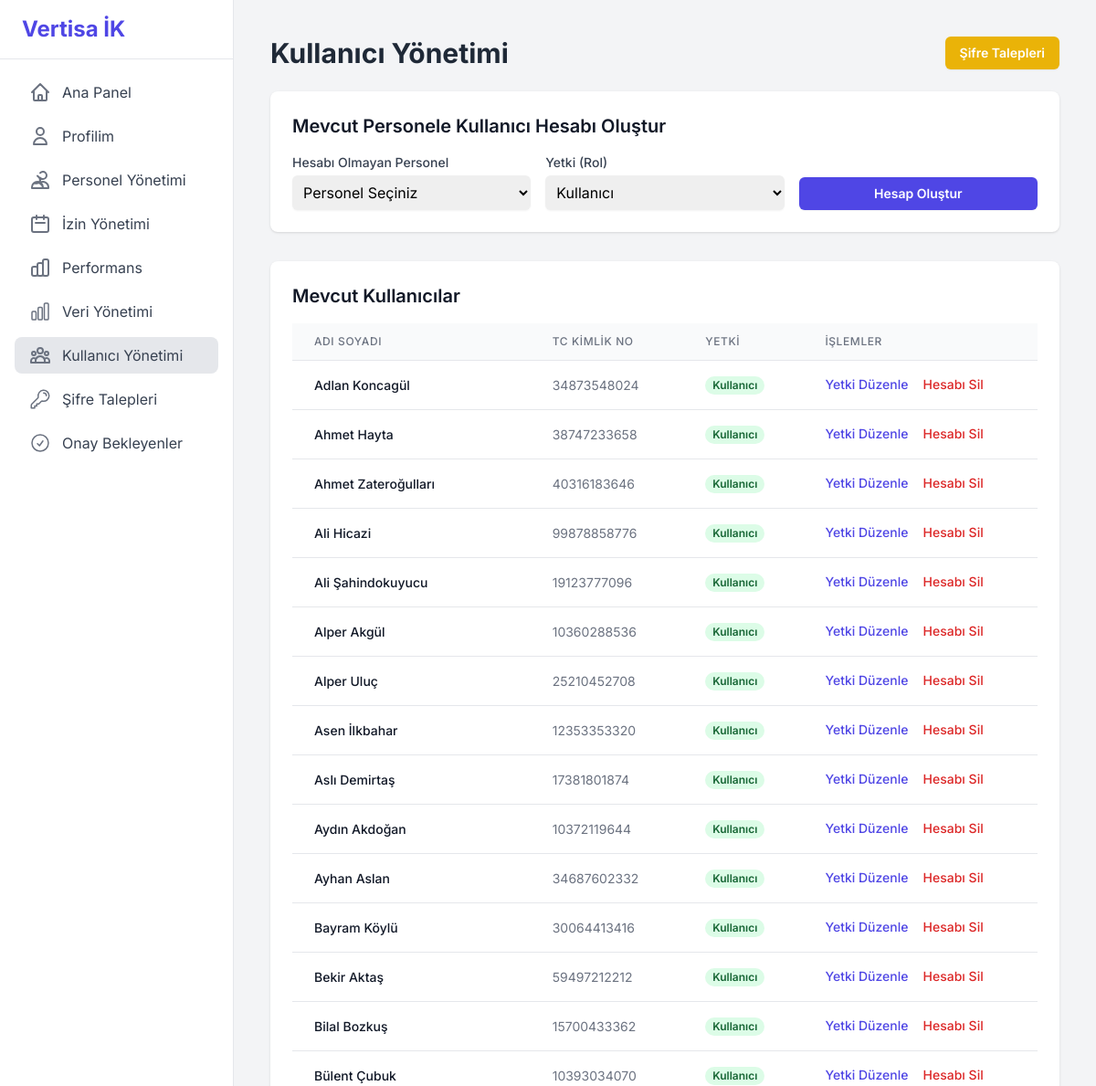
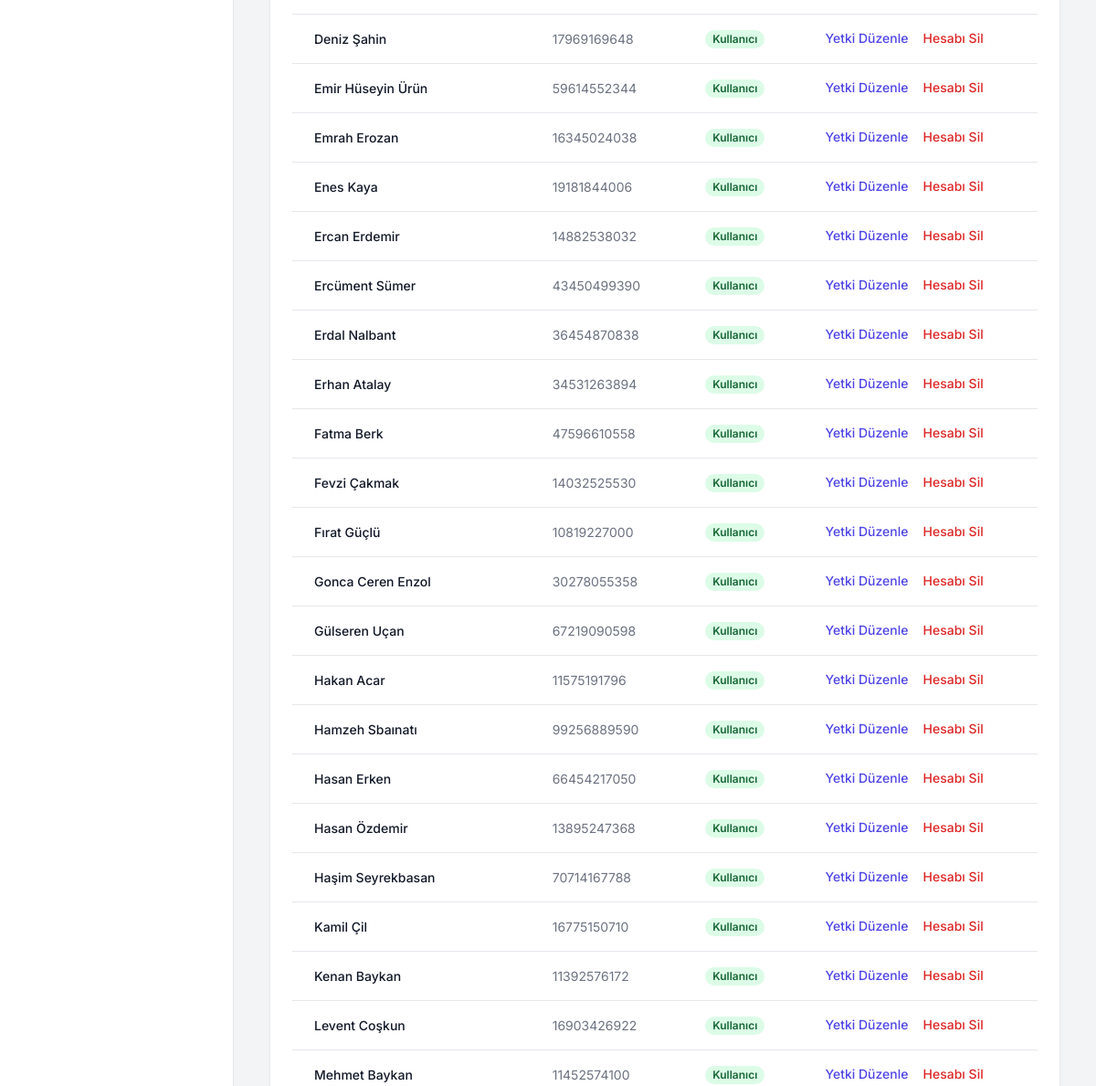
The app's page /admin/users (signed in, upper part), older data (2 pictures, top to bottom).
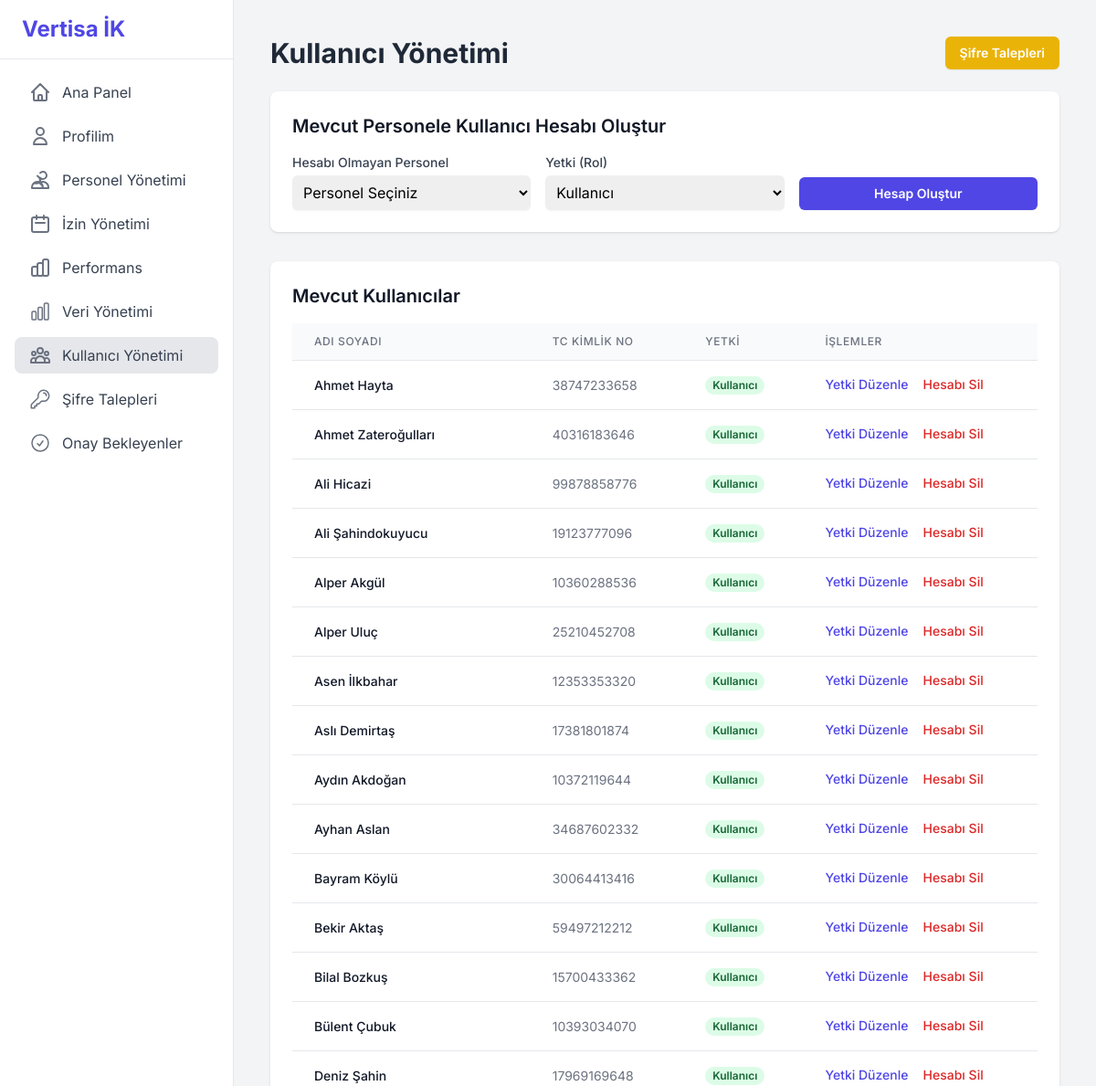
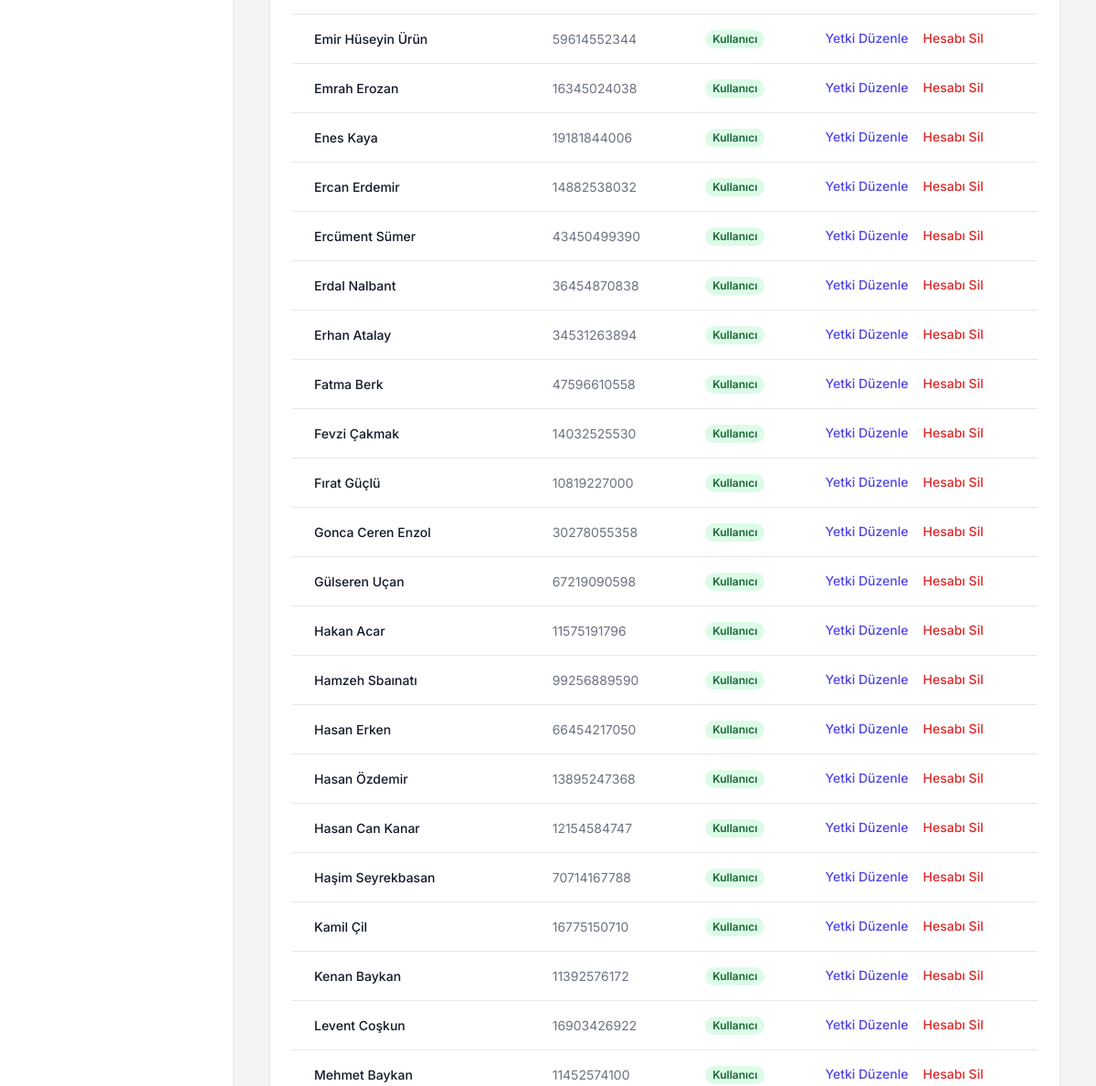
The same page, newer data (2 pictures, top to bottom).
### tables this page shows
CREATE TABLE kullanicilar (id INTEGER PRIMARY KEY AUTOINCREMENT, password TEXT NOT NULL,
    role TEXT NOT NULL DEFAULT "user", calisan_id INTEGER UNIQUE NOT NULL REFERENCES calisanlar(id) ON DELETE CASCADE);

CREATE TABLE calisanlar (
        id INTEGER PRIMARY KEY AUTOINCREMENT,
        ad TEXT NOT NULL,
        soyad TEXT NOT NULL,
        sicil_no TEXT,
        tc_kimlik TEXT UNIQUE NOT NULL,
        ise_baslama_tarihi TEXT,
        isten_cikis_tarihi TEXT,
        dogum_tarihi TEXT,
        cinsiyet TEXT,
        kan_grubu TEXT,
        tel TEXT,
        yakin_tel TEXT,
        adres TEXT,
        iban TEXT,
        egitim TEXT,
        ucreti TEXT,
        aciklama TEXT,
        yillik_izin_bakiye INTEGER NOT NULL DEFAULT 20,
        yaka_tipi TEXT,
        yonetici_id INTEGER REFERENCES calisanlar(id),
        sube_id INTEGER REFERENCES subeler(id),
        departman_id INTEGER REFERENCES departmanlar(id),
        gorev_id INTEGER REFERENCES gorevler(id),
        mail TEXT UNIQUE,
        onay_durumu TEXT NOT NULL DEFAULT 'Onaylandı',
        admin_notu TEXT
    );

### app/admin.py (the view)
@bp.route('/users')
@admin_required
def user_management():
    db = g.db
    requests_count = db.execute("SELECT COUNT(id) FROM sifre_sifirlama_talepleri WHERE durum = 'Beklemede'").fetchone()[0]
    users = db.execute("SELECT u.id, u.role, c.ad, c.soyad, c.tc_kimlik FROM kullanicilar u JOIN calisanlar c ON u.calisan_id = c.id ORDER BY c.ad, c.soyad").fetchall()
    unlinked_personnel = db.execute("SELECT id, ad, soyad, sicil_no FROM calisanlar WHERE id NOT IN (SELECT calisan_id FROM kullanicilar WHERE calisan_id IS NOT NULL) AND onay_durumu = 'Onaylandı'").fetchall()
    return render_template('user_management.html', users=users, password_requests_count=requests_count, unlinked_personnel=unlinked_personnel)

### app/auth.py (called while the page is built)
def admin_required(view):
    @wraps(view)
    def wrapped_view(**kwargs):
        if session.get('role') != 'admin':
            flash("Bu sayfaya erişim yetkiniz bulunmamaktadır.", "danger")
            return redirect(url_for('dashboard.index'))
        return view(**kwargs)
    return wrapped_view

### app/templates/user_management.html (shortened to what this page needs)
{% extends "base.html" %}
{% block content %}
<div class="flex justify-between items-center mb-6">
    <h1 class="text-3xl font-bold text-gray-800">Kullanıcı Yönetimi</h1>
    <a href="{{ url_for('admin.password_requests') }}" class="inline-flex items-center justify-center rounded-md bg-yellow-500 px-4 py-2 text-sm font-semibold text-white shadow-sm hover:bg-yellow-600">
        Şifre Talepleri
    </a>
</div>
<div class="bg-white rounded-lg shadow p-6 mb-8">
    <h2 class="text-xl font-semibold text-gray-900 mb-4">Mevcut Personele Kullanıcı Hesabı Oluştur</h2>
    <form action="{{ url_for('admin.add_user') }}" method="POST" class="grid grid-cols-1 md:grid-cols-3 gap-4 items-end">
        <div class="md:col-span-1">
            <label for="calisan_id" class="block text-sm font-medium text-gray-700">Hesabı Olmayan Personel</label>
            <select name="calisan_id" id="calisan_id" required class="mt-1 block w-full rounded-md border-gray-300 shadow-sm p-2">
                <option value="" disabled selected>Personel Seçiniz</option>
            </select>
        </div>
        <div class="md:col-span-1">
            <label for="role" class="block text-sm font-medium text-gray-700">Yetki (Rol)</label>
            <select name="role" id="role" class="mt-1 block w-full rounded-md border-gray-300 shadow-sm p-2">
                <option value="user">Kullanıcı</option>
            </select>
        </div>
        <div class="md:col-span-1">
            <button type="submit" class="w-full rounded-md bg-indigo-600 px-4 py-2 text-sm font-semibold text-white shadow-sm hover:bg-indigo-500">Hesap Oluştur</button>
        </div>
    </form>
</div>
<div class="bg-white rounded-lg shadow p-6">
    <h2 class="text-xl font-semibold text-gray-900 mb-4">Mevcut Kullanıcılar</h2>
    <div class="overflow-x-auto">
        <table class="min-w-full divide-y divide-gray-200">
            <thead class="bg-gray-50">
                <tr>
                    <th class="px-6 py-3 text-left text-xs font-medium text-gray-500 uppercase tracking-wider">Adı Soyadı</th>
                    <th class="px-6 py-3 text-left text-xs font-medium text-gray-500 uppercase tracking-wider">TC Kimlik No</th>
                    <th class="px-6 py-3 text-left text-xs font-medium text-gray-500 uppercase tracking-wider">Yetki</th>
                    <th class="px-6 py-3 text-left text-xs font-medium text-gray-500 uppercase tracking-wider">İşlemler</th>
                </tr>
            </thead>
            <tbody class="bg-white divide-y divide-gray-200">
                {% for user in users %}
                <tr class="hover:bg-gray-50 transition-colors duration-150">
                    <td class="px-6 py-4 whitespace-nowrap text-sm font-medium text-gray-900">{{ user.ad }} {{ user.soyad }}</td>
                    <td class="px-6 py-4 whitespace-nowrap text-sm text-gray-500">{{ user.tc_kimlik }}</td>
                    <td class="px-6 py-4 whitespace-nowrap text-sm text-gray-500">
                        {% if user.role == 'admin' %}
                            <span class="px-2 inline-flex text-xs leading-5 font-semibold rounded-full bg-red-100 text-red-800">Admin</span>
                        {% elif user.role == 'manager' %}
                             <span class="px-2 inline-flex text-xs leading-5 font-semibold rounded-full bg-blue-100 text-blue-800">Yönetici</span>
                        {% else %}
                            <span class="px-2 inline-flex text-xs leading-5 font-semibold rounded-full bg-green-100 text-green-800">Kullanıcı</span>
                        {% endif %}
                    </td>
                    <td class="px-6 py-4 whitespace-nowrap text-sm font-medium flex items-center space-x-4">
                        <a href="{{ url_for('admin.edit_user', user_id=user.id) }}" class="text-indigo-600 hover:text-indigo-900">Yetki Düzenle</a>
                        {% if user.id != session.user_id %}
                        <form action="{{ url_for('admin.delete_user', user_id=user.id) }}" method="POST" onsubmit="return confirm('Bu kullanıcı hesabını silmek istediğinizden emin misiniz? Personel kaydı silinmeyecektir.');">
                            <button type="submit" class="text-red-600 hover:text-red-900">Hesabı Sil</button>
                        </form>
                        {% endif %}
                    </td>
                </tr>
                {% endfor %}
            </tbody>
        </table>
    </div>
</div>
{% endblock %}

### app/templates/base.html (shortened to what this page needs)
<!DOCTYPE html>
<html lang="tr" class="h-full bg-gray-100">
<head>
    <script src="https://cdn.tailwindcss.com"></script>
</head>
<body class="h-full">
    <div class="flex h-full">
        <div class="w-64 flex flex-col bg-white border-r border-gray-200">
            <div class="px-6 py-4 border-b border-gray-200">
                <h1 class="text-2xl font-bold text-indigo-600">Vertisa İK</h1>
            </div>
            <nav class="flex-1 px-4 py-4 space-y-2">
                <a href="{{ url_for('dashboard.index') }}" class="flex items-center px-4 py-2 text-gray-700 rounded-lg {% if 'dashboard' in request.endpoint %}bg-gray-200{% else %}hover:bg-gray-100{% endif %}">
                    <svg class="h-6 w-6 mr-3 text-gray-500" fill="none" viewBox="0 0 24 24" stroke="currentColor"><path stroke-linecap="round" stroke-linejoin="round" stroke-width="2" d="M3 12l2-2m0 0l7-7 7 7M5 10v10a1 1 0 001 1h3m10-11l2 2m-2-2v10a1 1 0 01-1 1h-3m-6 0a1 1 0 001-1v-4a1 1 0 011-1h2a1 1 0 011 1v4a1 1 0 001 1m-6 0h6"/></svg>
                    Ana Panel
                </a>
                <a href="{{ url_for('personnel.profile') }}" class="flex items-center px-4 py-2 text-gray-700 rounded-lg {% if 'personnel.profile' in request.endpoint %}bg-gray-200{% else %}hover:bg-gray-100{% endif %}">
                    <svg class="h-6 w-6 mr-3 text-gray-500" fill="none" viewBox="0 0 24 24" stroke="currentColor"><path stroke-linecap="round" stroke-linejoin="round" stroke-width="2" d="M16 7a4 4 0 11-8 0 4 4 0 018 0zM12 14a7 7 0 00-7 7h14a7 7 0 00-7-7z"></path></svg>
                    Profilim
                </a>
                <a href="{{ url_for('personnel.list_personnel') }}" class="flex items-center px-4 py-2 text-gray-700 rounded-lg {% if 'personnel' in request.endpoint and 'profile' not in request.endpoint %}bg-gray-200{% else %}hover:bg-gray-100{% endif %}">
                    Personel Yönetimi
                </a>
                <a href="{{ url_for('leave.management') }}" class="flex items-center px-4 py-2 text-gray-700 rounded-lg {% if 'leave' in request.endpoint %}bg-gray-200{% else %}hover:bg-gray-100{% endif %}">
                    <svg class="h-6 w-6 mr-3 text-gray-500" fill="none" viewBox="0 0 24 24" stroke="currentColor"><path stroke-linecap="round" stroke-linejoin="round" stroke-width="2" d="M8 7V3m8 4V3m-9 8h10M5 21h14a2 2 0 002-2V7a2 2 0 00-2-2H5a2 2 0 00-2 2v12a2 2 0 002 2z"/></svg>
                    İzin Yönetimi
                </a>
                <a href="{{ url_for('performance.management') }}" class="flex items-center px-4 py-2 text-gray-700 rounded-lg {% if 'performance' in request.endpoint %}bg-gray-200{% else %}hover:bg-gray-100{% endif %}">
                    Performans
                </a>
                {% if session.role == 'admin' %}
                <a href="{{ url_for('data_management.manage') }}" class="flex items-center px-4 py-2 text-gray-700 rounded-lg {% if 'data_management' in request.endpoint %}bg-gray-200{% else %}hover:bg-gray-100{% endif %}">
                    Veri Yönetimi
                </a>
                <a href="{{ url_for('admin.user_management') }}" class="flex items-center px-4 py-2 text-gray-700 rounded-lg {% if 'admin.user_management' in request.endpoint or 'admin.edit_user' in request.endpoint %}bg-gray-200{% else %}hover:bg-gray-100{% endif %}">
                    Kullanıcı Yönetimi
                </a>
                <a href="{{ url_for('admin.password_requests') }}" class="flex items-center px-4 py-2 text-gray-700 rounded-lg {% if 'admin.password_requests' in request.endpoint %}bg-gray-200{% else %}hover:bg-gray-100{% endif %}">
                    Şifre Talepleri
                </a>
                <a href="{{ url_for('admin.approval_list') }}" class="flex items-center px-4 py-2 text-gray-700 rounded-lg {% if 'approval_list' in request.endpoint %}bg-gray-200{% else %}hover:bg-gray-100{% endif %}">
                    <svg class="h-6 w-6 mr-3 text-gray-500" xmlns="http://www.w3.org/2000/svg" fill="none" viewBox="0 0 24 24" stroke-width="1.5" stroke="currentColor">
                        <path stroke-linecap="round" stroke-linejoin="round" d="M9 12.75L11.25 15 15 9.75M21 12a9 9 0 11-18 0 9 9 0 0118 0z" />
                    </svg>
                    Onay Bekleyenler
                </a>
                {% endif %}
            </nav>
        </div>
        <main class="flex-1 p-6 sm:p-8 md:p-10 bg-gray-100 overflow-y-auto">
            {% block content %}{% endblock %}
        </main>
    </div>
</body>
</html>

### app/templates/base.html (style rules this page uses)
body { font-family: 'Inter', sans-serif; }

Row changes from the older to the newer data that the page shows:
removed kullanicilar: ad "Adlan", soyad "Koncagül", tc_kimlik "34873548024", role "Kullanıcı"
added kullanicilar: ad "Hasan Can", soyad "Kanar", tc_kimlik "12154584747", role "Kullanıcı"
